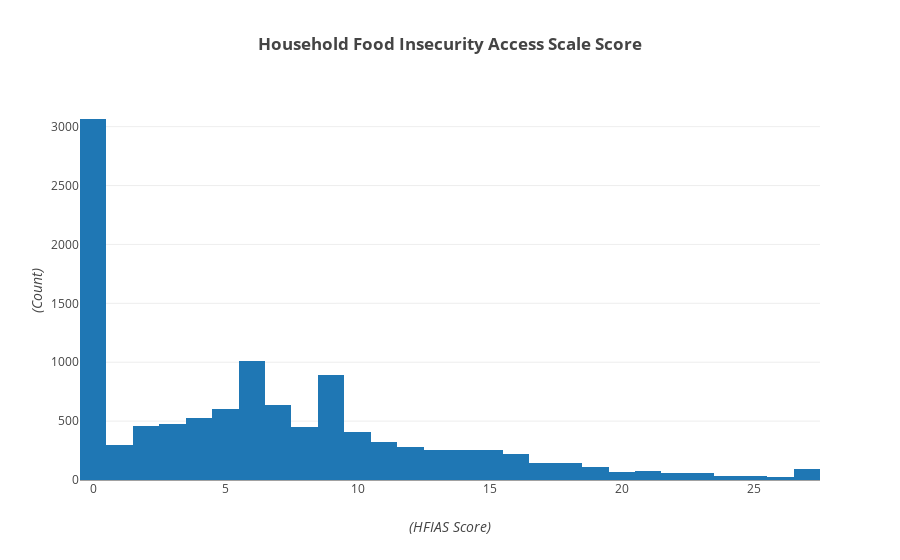

Write notebook code for a chart like this one.
### Code cell
layout = go.Layout(
    title='<b>Household Food Insecurity Access Scale Score</b>',
    yaxis=dict(
        title='<i>(Count)</i>'
    ),
    xaxis=dict(
        title='<i>(HFIAS Score)</i>'
    )
)

data = [go.Histogram(x = food_insecurities['score'])]
fig = go.Figure(data=data, layout=layout)
py.offline.iplot(fig, filename='hist')

### Figure 1 — Plotly figure (JSON) as saved in the notebook; plotly's stock layout.template omitted (floating-point values rounded to 4 significant figures; data arrays with more than 128 entries replaced by an {"elided": "..."} marker saying what was removed)
{"data": [{"type": "histogram", "uid": "e3e146a8-cd8b-4bea-9b3b-8fa94c71a244", "x": {"elided": "11260 int values"}}], "layout": {"title": {"text": "<b>Household Food Insecurity Access Scale Score</b>"}, "xaxis": {"title": {"text": "<i>(HFIAS Score)</i>"}}, "yaxis": {"title": {"text": "<i>(Count)</i>"}}}}
